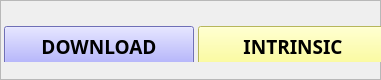
   <widget class="QFrame" name="fr_botmenu">
    <property name="geometry">
     <rect>
      <x>20</x>
      <y>560</y>
      <width>381</width>
      <height>80</height>
     </rect>
    </property>
    <property name="minimumSize">
     <size>
      <width>381</width>
      <height>80</height>
     </size>
    </property>
    <property name="frameShape">
     <enum>QFrame::StyledPanel</enum>
    </property>
    <property name="frameShadow">
     <enum>QFrame::Raised</enum>
    </property>
    <widget class="QWidget" name="layoutWidget">
     <property name="geometry">
      <rect>
       <x>0</x>
       <y>10</y>
       <width>392</width>
       <height>52</height>
      </rect>
     </property>
     <layout class="QHBoxLayout" name="main_botmenu_layout">
      <property name="spacing">
       <number>0</number>
      </property>
      <item>
       <widget class="QPushButton" name="bn_botmenu_download">
        <property name="minimumSize">
         <size>
          <width>190</width>
          <height>40</height>
         </size>
        </property>
        <property name="maximumSize">
         <size>
          <width>75</width>
          <height>20</height>
         </size>
        </property>
        <property name="font">
         <font>
          <family>Segoe UI Semibold</family>
          <pointsize>14</pointsize>
          <weight>75</weight>
          <bold>true</bold>
         </font>
        </property>
        <property name="styleSheet">
         <string notr="true">background-color: rgb(155, 155, 255);</string>
        </property>
        <property name="text">
         <string>DOWNLOAD</string>
        </property>
       </widget>
      </item>
      <item>
       <widget class="QPushButton" name="bn_botmenu_intrinsic">
        <property name="minimumSize">
         <size>
          <width>190</width>
          <height>40</height>
         </size>
        </property>
        <property name="maximumSize">
         <size>
          <width>75</width>
          <height>20</height>
         </size>
        </property>
        <property name="font">
         <font>
          <family>Segoe UI Semibold</family>
          <pointsize>14</pointsize>
          <weight>75</weight>
          <bold>true</bold>
         </font>
        </property>
        <property name="styleSheet">
         <string notr="true">background-color: rgb(255, 255, 127);</string>
        </property>
        <property name="text">
         <string>INTRINSIC</string>
        </property>
       </widget>
      </item>
     </layout>
    </widget>
   </widget>
